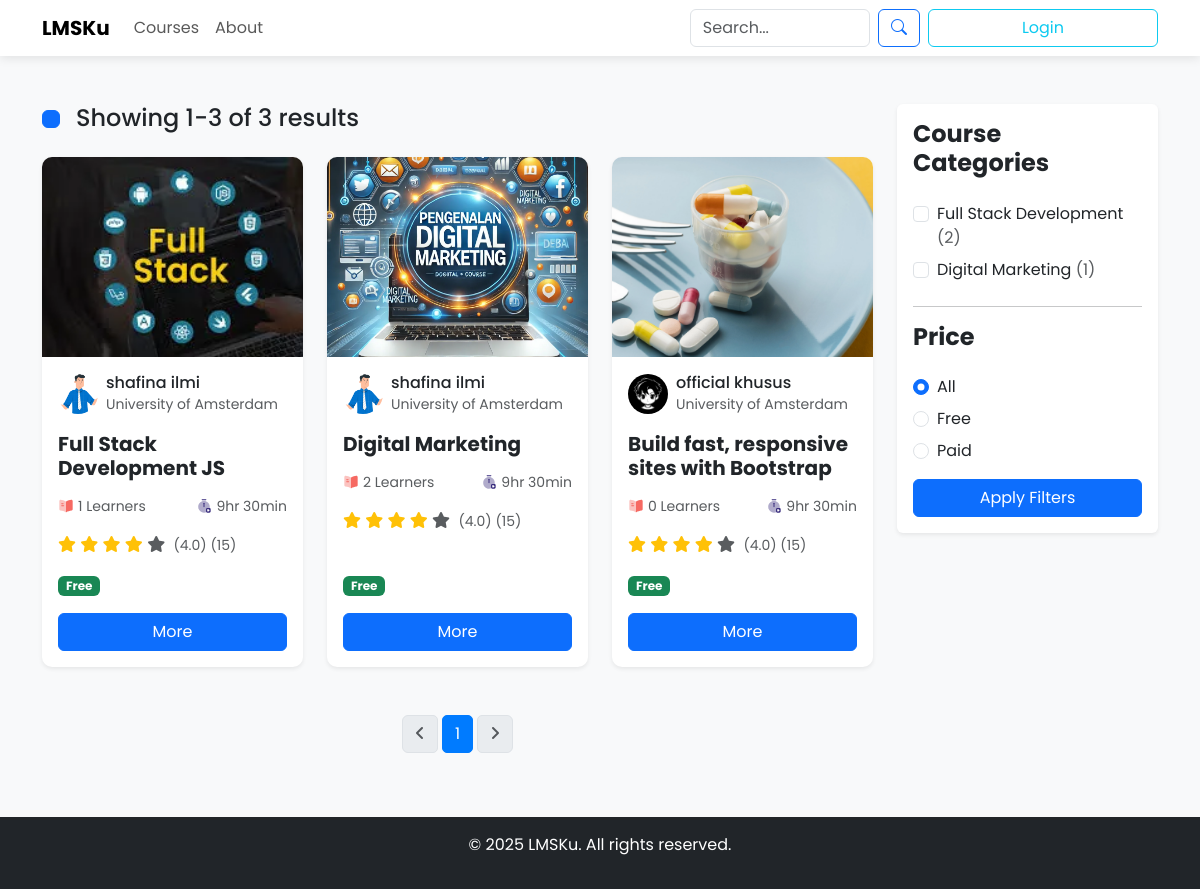
Page /course_list/ on the committed database.
### authentication/models.py (models this page shows, shortened)
class Universiti(models.Model):
    name = models.CharField(max_length=200, blank=True, null=True)
    slug = models.SlugField(unique=True)
    location = models.CharField(max_length=100, blank=True, null=True)
    def __str__(self):
        return self.name

### courses/models.py (models this page shows, shortened)
class Course(models.Model):
    course_name = models.CharField(max_length=250)
    course_number = models.CharField(max_length=250, blank=True)
    course_run = models.CharField(max_length=250, blank=True)
    slug = models.CharField(max_length=250, blank=True)
    org_partner = models.ForeignKey(Partner, on_delete=models.CASCADE, related_name="courses")
    instructor = models.ForeignKey(Instructor, on_delete=models.CASCADE, related_name="courses", null=True)
    category = models.ForeignKey(Category, on_delete=models.CASCADE, related_name="category_courses")
    level = models.CharField(max_length=10, choices=[('basic', 'Basic'), ('middle', 'Middle'), ('advanced', 'Advanced')], default='basic', null=True, blank=True)
    status_course = models.ForeignKey(CourseStatus, on_delete=models.CASCADE, related_name="courses")  # Hubungkan dengan CourseStatus
    created_at = models.DateTimeField(auto_now_add=True)
    edited_on = models.DateTimeField(auto_now=True)
    image = models.ImageField(upload_to='courses/', blank=True, null=True)
    link_video = models.URLField(blank=True, null=True)
    description = models.TextField()
    sort_description = models.CharField(max_length=150, null=True, blank=True)
    hour = models.CharField(max_length=2, null=True, blank=True)
    author = models.ForeignKey(CustomUser, on_delete=models.CASCADE)
    language = models.CharField(max_length=10, choices=[('en', 'English'), ('id', 'Indonesia'), ('fr', 'French'), ('de', 'German')], default='en')
    start_date = models.DateField(null=True)
    end_date = models.DateField(null=True)
    start_enrol = models.DateField(null=True)
    end_enrol = models.DateField(null=True)

### authentication/views.py (the view)
# urls.py: path('course_list/', views.course_list, name='course_list'),
@ratelimit(key='ip', rate='100/h')
@cache_page(60 * 15)  # Cache the page for 15 minutes
def course_list(request):
    if request.method != 'GET':
        return HttpResponseNotAllowed("Metode tidak diperbolehkan")
    published_status = CourseStatus.objects.filter(status='published').first()
    if not published_status:
        return HttpResponseNotFound("Status 'published' tidak ditemukan")
    courses = Course.objects.filter(status_course=published_status).select_related(
        'category', 'instructor__user', 'org_partner'
    ).prefetch_related(
        Prefetch('enrollments')
    )
    category_filter = request.GET.getlist('category')  # Get selected categories as a list
    if category_filter:
        courses = courses.filter(category__in=category_filter)
    paginator = Paginator(courses, 9)  # Show 9 courses per page
    page_number = request.GET.get('page', 1)  # Default to page 1 if no page is provided
    try:
        page_number = int(page_number) if int(page_number) >= 1 else 1
    except ValueError:
        page_number = 1  # If it's not a valid integer, default to 1
    try:
        page_obj = paginator.get_page(page_number)  # Get the page object for pagination
    except PageNotAnInteger:
        page_obj = paginator.get_page(1)
    except EmptyPage:
        page_obj = paginator.get_page(paginator.num_pages)
    start_index = page_obj.start_index()
    end_index = page_obj.end_index()
    categories = Category.objects.filter(
        category_courses__status_course=published_status
    ).annotate(
        course_count=Count('category_courses')
    ).distinct()
    courses_data = []
    for course in page_obj:
        course.num_enrollments = course.enrollments.count()  # Count enrollments
        courses_data.append({
            'course_name': course.course_name,
            'course_id': course.id,
            'num_enrollments': course.num_enrollments,  # Use pre-annotated value
            'course_slug': course.slug,
            'course_image': course.image.url if course.image else None,
            'instructor': course.instructor.user.get_full_name() if course.instructor else None,
            'instructor_username': course.instructor.user.username if course.instructor else None,
            'photo': course.instructor.user.photo.url if course.instructor and course.instructor.user.photo else None,
            'partner': course.org_partner.name if course.org_partner else None,
            'category': course.category.name if course.category else None,
        })
    context = {
        'courses': courses_data,
        'page_obj': page_obj,
        'total_courses': courses.count(),
        'total_pages': paginator.num_pages,
        'current_page': page_obj.number,
        'start_index': start_index,
        'end_index': end_index,
        'category_filter': category_filter,
        'categories': list(categories.values('id', 'name', 'course_count')),  # Include course_count
    }
    return render(request, 'home/course_list.html', context)

### templates/home/course_list.html (shortened to what this page needs)
{% extends 'home/base.html' %}
{% load static %}
{% block content %}
<section class="course-content py-5 bg-light">
    <div class="container">
        <div class="row">
            <div class="col-lg-9 col-12">
                <div class="showing-list mb-4 d-flex justify-content-between align-items-center flex-wrap">
                    <div class="d-flex align-items-center flex-wrap">
                        <div class="view-icons me-3">
                            <a href="{% url 'authentication:course_list' %}" class="grid-view active btn btn-outline-primary p-2">
                            </a>
                        </div>
                        <div class="show-result">
                            <h4 class="mb-0">Showing {{ start_index }}-{{ end_index }} of {{ total_courses }} results</h4>
                        </div>
                    </div>
                </div>
                <div class="row">
                    {% for course in courses %}
                    <div class="col-lg-4 col-md-6 col-sm-12 mb-4">
                        <div class="card course-box shadow-sm h-100 border-0 transition-hover">
                            <a href="{% url 'courses:course_lms_detail' course.course_id course.course_slug %}">
                                <img class="card-img-top img-fluid rounded-top" alt="Course Image" src="{{ course.course_image }}" style="object-fit: cover; height: 200px;">
                            </a>
                            <div class="card-body d-flex flex-column p-3">
                                <div class="d-flex align-items-center mb-3">
                                    <a href="{% url 'courses:instructor_profile' course.instructor_username %}">
                                        <img src="{{ course.photo }}" alt="Instructor Image" class="rounded-circle" style="width: 40px; height: 40px; object-fit: cover;">
                                    </a>
                                    <div class="ms-2">
                                        <h6 class="mb-0">
                                            <a href="{% url 'courses:instructor_profile' course.instructor_username %}" class="text-dark text-decoration-none">{{ course.instructor }}</a>
                                        </h6>
                                        <small class="text-muted"><a href="{% url 'courses:org_partner' course.partner.slug %}" class="text-muted text-decoration-none">{{ course.partner }}</a></small>
                                    </div>
                                </div>
                                <h5 class="card-title mb-3">
                                    <a href="{% url 'courses:course_lms_detail' course.course_id course.course_slug %}" class="text-dark text-decoration-none fw-bold">{{ course.course_name }}</a>
                                </h5>
                                <div class="d-flex justify-content-between align-items-center mb-3 text-muted">
                                    <div class="d-flex align-items-center">
                                        <img src="{% static "assets/img/icon/icon-01.svg" %}" alt="Learners Icon" width="16">
                                        <small class="ms-1">{{ course.num_enrollments }} Learners</small>
                                    </div>
                                    <div class="d-flex align-items-center">
                                        <img src="{% static "assets/img/icon/icon-02.svg" %}" alt="Duration Icon" width="16">
                                        <small class="ms-1">9hr 30min</small>
                                    </div>
                                </div>
                                <div class="rating mb-3">
                                    <i class="fas fa-star text-warning"></i>
                                    <i class="fas fa-star text-warning"></i>
                                    <i class="fas fa-star text-warning"></i>
                                    <i class="fas fa-star text-warning"></i>
                                    <i class="fas fa-star text-muted"></i>
                                    <small class="average-rating ms-1 text-muted">(4.0) (15)</small>
                                </div>
                                <div class="mt-auto">
                                    {% if course.course_price|default:0 == 0 %}
                                        <span class="badge bg-success px-2 py-1">Free</span>
                                    {% else %}
                                        <span class="badge bg-primary px-2 py-1">{{ course.course_price }}</span>
                                    {% endif %}
                                    <a href="{% url 'courses:course_lms_detail' course.course_id course.course_slug %}" class="btn btn-primary w-100 mt-3 transition-hover">More</a>
                                </div>
                            </div>
                        </div>
                    </div>
                    {% endfor %}
                </div>
                <nav aria-label="Page navigation" class="mt-4">
                    <ul class="pagination justify-content-center flex-wrap">
                        <li class="page-item {% if not page_obj.has_previous %}disabled{% endif %}">
                            {% if page_obj.has_previous %}
                                <a class="page-link" href="?page={{ page_obj.previous_page_number }}{% if search_query %}&search={{ search_query }}{% endif %}{% if category_filter %}&category={{ category_filter|join:',' }}{% endif %}">
                                    <i class="fas fa-angle-left"></i>
                                </a>
                            {% else %}
                                <span class="page-link"><i class="fas fa-angle-left"></i></span>
                            {% endif %}
                        </li>
                        {% for page_num in page_obj.paginator.page_range %}
                            <li class="page-item {% if page_obj.number == page_num %}active{% endif %}">
                                <a class="page-link" href="?page={{ page_num }}{% if search_query %}&search={{ search_query }}{% endif %}{% if category_filter %}&category={{ category_filter|join:',' }}{% endif %}">
                                    {{ page_num }}
                                </a>
                            </li>
                        {% endfor %}
                        <li class="page-item {% if not page_obj.has_next %}disabled{% endif %}">
                            {% if page_obj.has_next %}
                                <a class="page-link" href="?page={{ page_obj.next_page_number }}{% if search_query %}&search={{ search_query }}{% endif %}{% if category_filter %}&category={{ category_filter|join:',' }}{% endif %}">
                                    <i class="fas fa-angle-right"></i>
                                </a>
                            {% else %}
                                <span class="page-link"><i class="fas fa-angle-right"></i></span>
                            {% endif %}
                        </li>
                    </ul>
                </nav>
            </div>
            <div class="col-lg-3 col-12 mt-4 mt-lg-0">
                <div class="card search-filter shadow-sm border-0">
                    <div class="card-body">
                        <h4 class="mb-4 fw-bold">Course Categories</h4>
                        <form method="GET" action="{% url 'authentication:course_list' %}">
                            <div class="filter-widget mb-4">
                                {% for category in categories %}
                                    <div class="form-check mb-2">
                                        <input class="form-check-input" type="checkbox" name="category" value="{{ category.id }}" {% if category.id|stringformat:"s" in category_filter %}checked{% endif %}>
                                        <label class="form-check-label">
                                            {{ category.name }} <span class="text-muted">({{ category.course_count }})</span>
                                        </label>
                                    </div>
                                {% endfor %}
                            </div>
                            <hr>
                            <h4 class="mb-4 fw-bold">Price</h4>
                            <div class="filter-widget">
                                <div class="form-check mb-2">
                                    <input class="form-check-input" type="radio" name="price" value="all" {% if not price_filter %}checked{% endif %}>
                                    <label class="form-check-label">All</label>
                                </div>
                                <div class="form-check mb-2">
                                    <input class="form-check-input" type="radio" name="price" value="free" {% if price_filter == 'free' %}checked{% endif %}>
                                    <label class="form-check-label">Free</label>
                                </div>
                                <div class="form-check mb-3">
                                    <input class="form-check-input" type="radio" name="price" value="paid" {% if price_filter == 'paid' %}checked{% endif %}>
                                    <label class="form-check-label">Paid</label>
                                </div>
                            </div>
                            <button type="submit" class="btn btn-primary w-100 transition-hover">Apply Filters</button>
                        </form>
                    </div>
                </div>
            </div>
        </div>
    </div>
</section>
{% endblock %}

### templates/home/base.html (style rules this page uses)
body { font-family: 'Poppins', sans-serif; background-color: #f8f9fa; }
.card { border: none; transition: transform 0.3s; }
.card-img-top { width: 100%; height: 200px; object-fit: cover; }

### templates/home/course_list.html (style rules this page uses)
.transition-hover { transition: all 0.3s ease; }
.course-box { border-radius: 10px; overflow: hidden; }
.pagination .page-link { border-radius: 5px; margin: 0 5px; }
.pagination .page-item.active .page-link { background-color: #007bff; border-color: #007bff; }

### rows in the picture
Universiti: shows a picture, instructor "shafina ilmi", partner "University of Amsterdam", course_name "Full Stack Development JS", num_enrollments "1", course_name "Digital Marketing", num_enrollments "2", instructor "official khusus", course_name "Build fast, responsive sites with Bootstrap", num_enrollments "0"

### other values in the picture
{{ start_index }} "1"
{{ end_index }} "3"
{{ total_courses }} "3"
{{ page_num }} "1"
{{ category.name }} "Full Stack Development" "Digital Marketing"
{{ category.course_count }} "2" "1"
